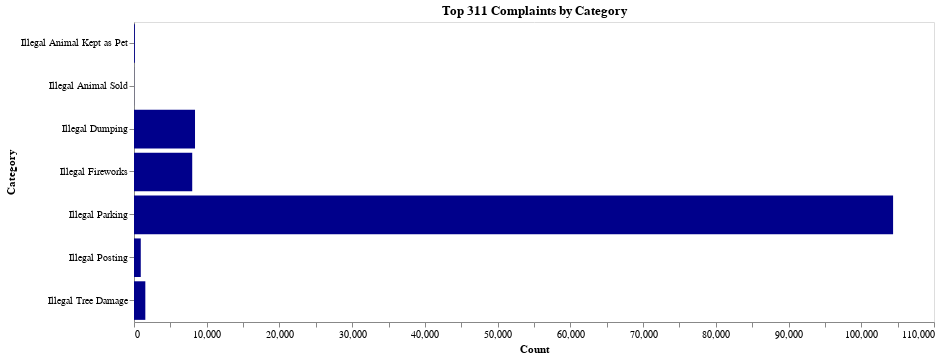

The notebook cell saved with this chart:
### Code cell
import altair as alt
# Create Altair chart
chart = alt.Chart(value_counts).mark_bar(color="darkblue").encode(
    x='Count',
    y='Category'
).properties(
    title=' Top 311 Complaints by Category',
    width=800,
    height=300
)

#remove gridlines
chart = chart.configure_axis(
    grid=False  
)



chart.show()
#chart.save("category_value_counts.svg")

### Figure 1 — Vega-Lite specification as saved in the notebook (floating-point values rounded to 4 significant figures)
{"config": {"view": {"continuousWidth": 300, "continuousHeight": 300}, "axis": {"grid": false}}, "data": {"name": "data-b851257683b8c12846cd40a0df5ae2d5"}, "mark": {"type": "bar", "color": "darkblue"}, "encoding": {"x": {"field": "Count", "type": "quantitative"}, "y": {"field": "Category", "type": "nominal"}}, "height": 300, "title": " Top 311 Complaints by Category", "width": 800, "$schema": "https://vega.github.io/schema/vega-lite/v5.17.0.json", "datasets": {"data-b851257683b8c12846cd40a0df5ae2d5": [{"Category": "Illegal Parking", "Count": 104375}, {"Category": "Illegal Dumping", "Count": 8390}, {"Category": "Illegal Fireworks", "Count": 8006}, {"Category": "Illegal Tree Damage", "Count": 1558}, {"Category": "Illegal Posting", "Count": 931}, {"Category": "Illegal Animal Kept as Pet", "Count": 118}, {"Category": "Illegal Animal Sold", "Count": 14}]}}
